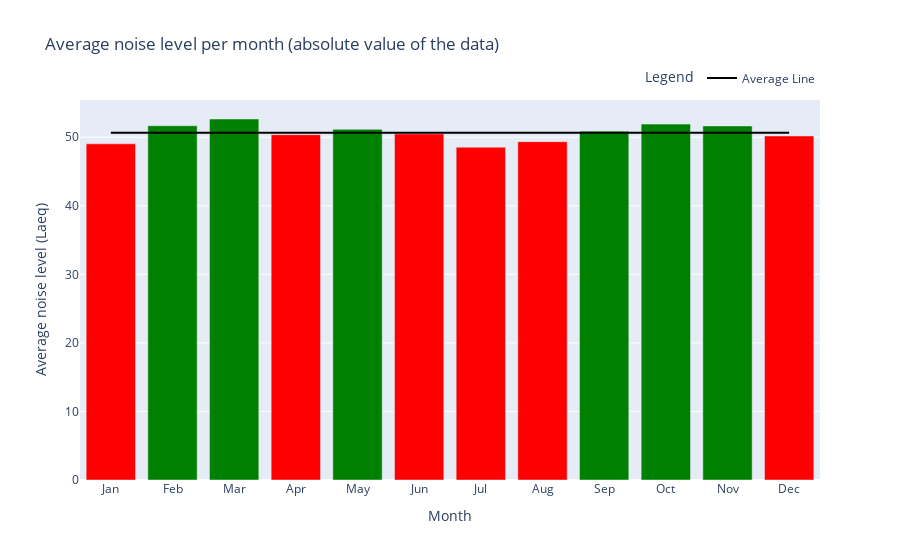

Write notebook code for a chart like this one.
### Code cell
average_noise = data_noise.groupby('result_month')['laeq'].mean()

import plotly.graph_objects as go

months = ["Jan","Feb","Mar","Apr","May","Jun","Jul","Aug","Sep","Oct","Nov","Dec"]

fig = go.Figure()

# Add the bar trace with showlegend=False
fig.add_trace(go.Bar(x=months, y=average_noise, showlegend=False))

# Add the black line for the average with showlegend=True
fig.add_trace(go.Scatter(x=[months[0], months[-1]], y=[average_noise.mean()] * 2, mode='lines',
                         line=dict(color='black', width=2), name='Average Line', showlegend=True))

fig.update_traces(marker=dict(color=['red' if val < 0 else 'green' for val in average_noise_std]))

fig.update_layout(
    title="Average noise level per month (absolute value of the data)",
    xaxis_title="Month",
    yaxis_title="Average noise level (Laeq)",
    legend=dict(
        title="Legend",
        orientation="h",
        yanchor="bottom",
        y=1.02,
        xanchor="right",
        x=1
    )
)

fig.show()

### Figure 1 — Plotly figure (JSON) as saved in the notebook; plotly's stock layout.template omitted (floating-point values rounded to 4 significant figures)
{"data": [{"marker": {"color": ["red", "green", "green", "red", "green", "red", "red", "red", "green", "green", "green", "red"]}, "showlegend": false, "type": "bar", "x": ["Jan", "Feb", "Mar", "Apr", "May", "Jun", "Jul", "Aug", "Sep", "Oct", "Nov", "Dec"], "y": [49.04, 51.67, 52.66, 50.37, 51.14, 50.49, 48.54, 49.35, 50.88, 51.91, 51.64, 50.18]}, {"line": {"color": "black", "width": 2}, "marker": {"color": ["red", "green", "green", "red", "green", "red", "red", "red", "green", "green", "green", "red"]}, "mode": "lines", "name": "Average Line", "showlegend": true, "type": "scatter", "x": ["Jan", "Dec"], "y": [50.65, 50.65]}], "layout": {"legend": {"orientation": "h", "title": {"text": "Legend"}, "x": 1, "xanchor": "right", "y": 1.02, "yanchor": "bottom"}, "title": {"text": "Average noise level per month (absolute value of the data)"}, "xaxis": {"title": {"text": "Month"}}, "yaxis": {"title": {"text": "Average noise level (Laeq)"}}}}
